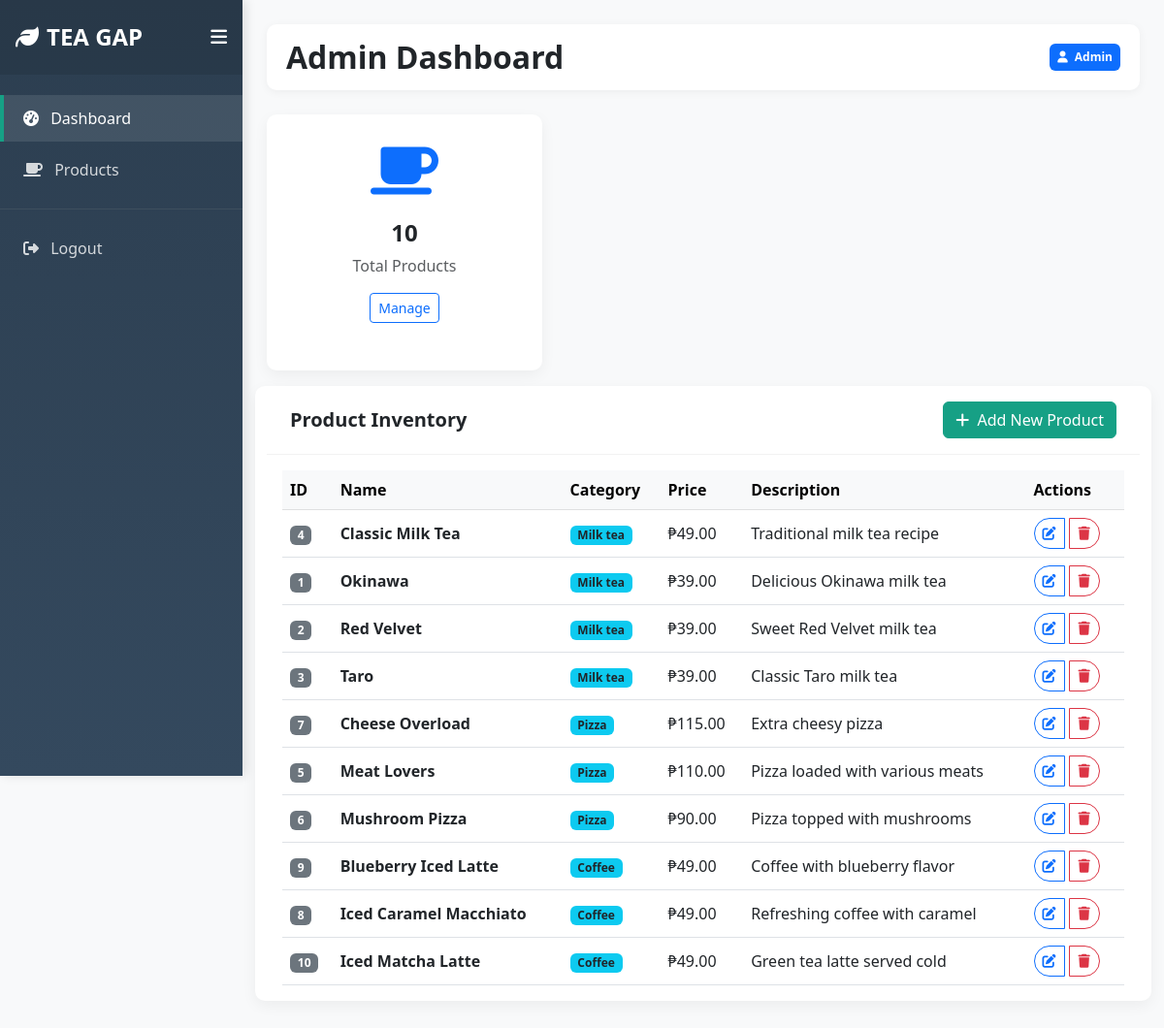
Screenshot of /admin/dashboard.php (signed in) with the database file from the repository.
### tables this page shows
CREATE TABLE IF NOT EXISTS products (
    product_id INT AUTO_INCREMENT PRIMARY KEY,
    name VARCHAR(100) NOT NULL,
    description TEXT,
    price DECIMAL(10, 2) NOT NULL,
    category ENUM('milk_tea', 'pizza', 'coffee') NOT NULL,
    image_path VARCHAR(255),
    created_at TIMESTAMP DEFAULT CURRENT_TIMESTAMP
);

### admin/dashboard.php (the view, shortened to what this page needs)
<?php
require_once('../config/db_connect.php');
$stmt = $conn->prepare("SELECT * FROM products ORDER BY category, name");
$stmt->execute();
$result = $stmt->get_result();
$products = array();
while ($row = $result->fetch_assoc()) {
    $products[] = $row;
}
?>
<!DOCTYPE html>
<html lang="en">
<head>
    <link href="https://cdn.jsdelivr.net/npm/bootstrap@5.3.0/dist/css/bootstrap.min.css" rel="stylesheet">
    <link rel="stylesheet" href="https://cdnjs.cloudflare.com/ajax/libs/font-awesome/6.4.0/css/all.min.css">
</head>
<body>
    <div class="container-fluid p-0">
        <div class="row g-0">
            <div class="col-auto sidebar" id="sidebar">
                <div class="brand-wrapper">
                    <h4 class="text-white mb-0 fw-bold brand-text"><i class="fas fa-leaf me-2"></i>TEA GAP</h4>
                    <button class="sidebar-toggle" id="sidebarToggle">
                        <i class="fas fa-bars"></i>
                    </button>
                </div>
                <div class="pt-3">
                    <a href="dashboard.php" class="sidebar-link active">
                        <i class="fas fa-tachometer-alt me-2"></i> <span>Dashboard</span>
                    </a>
                    <a href="manage_products.php" class="sidebar-link">
                        <i class="fas fa-coffee me-2"></i> <span>Products</span>
                    </a>
                    <div class="border-top my-3 border-secondary opacity-25"></div>
                    <a href="../logout.php" class="sidebar-link">
                        <i class="fas fa-sign-out-alt me-2"></i> <span>Logout</span>
                    </a>
                </div>
            </div>
            <div class="col content" id="content">
                <div class="dashboard-header d-flex justify-content-between align-items-center">
                    <h2 class="mb-0 fw-bold">Admin Dashboard</h2>
                    <div>
                        <span class="badge bg-primary p-2">
                            <i class="fas fa-user me-1"></i> <?php echo isset($_SESSION['admin_name']) ? $_SESSION['admin_name'] : 'Admin'; ?>
                        </span>
                    </div>
                </div>
                <div class="row mb-4">
                    <div class="col-md-4 mb-3">
                        <div class="card h-100">
                            <div class="card-body text-center p-4">
                                <div class="display-4 text-primary mb-3">
                                    <i class="fas fa-coffee"></i>
                                </div>
                                <h4 class="fw-bold"><?php echo count($products); ?></h4>
                                <p class="text-muted">Total Products</p>
                                <a href="manage_products.php" class="btn btn-sm btn-outline-primary">Manage</a>
                            </div>
                        </div>
                    </div>
                <div class="card">
                    <div class="card-header d-flex justify-content-between align-items-center bg-white">
                        <h5 class="mb-0 fw-bold">Product Inventory</h5>
                        <a href="add_product.php" class="btn btn-success">
                            <i class="fas fa-plus me-1"></i> Add New Product
                        </a>
                    </div>
                    <div class="card-body">
                        <div class="table-responsive">
                            <table class="table table-hover align-middle">
                                <thead class="table-light">
                                    <tr>
                                        <th>ID</th>
                                        <th>Name</th>
                                        <th>Category</th>
                                        <th>Price</th>
                                        <th>Description</th>
                                        <th>Actions</th>
                                    </tr>
                                </thead>
                                <tbody>
                                    <?php foreach ($products as $product): ?>
                                    <tr>
                                        <td><span class="badge bg-secondary"><?php echo $product['product_id']; ?></span></td>
                                        <td><strong><?php echo $product['name']; ?></strong></td>
                                        <td><span class="badge bg-info text-dark"><?php echo ucfirst(str_replace('_', ' ', $product['category'])); ?></span></td>
                                        <td>₱<?php echo number_format($product['price'], 2); ?></td>
                                        <td><?php echo substr($product['description'], 0, 50) . (strlen($product['description']) > 50 ? '...' : ''); ?></td>
                                        <td>
                                            <div class="btn-group">
                                                <a href="edit_product.php?id=<?php echo $product['product_id']; ?>" class="btn btn-sm btn-outline-primary action-btn">
                                                    <i class="fas fa-edit"></i>
                                                </a>
                                                <a href="#"
                                                   class="btn btn-sm btn-outline-danger action-btn"
                                                   data-delete-product
                                                   data-product-id="<?php echo $product['product_id']; ?>"
                                                   data-product-name="<?php echo htmlspecialchars($product['name']); ?>">
                                                    <i class="fas fa-trash"></i>
                                                </a>
                                            </div>
                                        </td>
                                    </tr>
                                    <?php endforeach; ?>
                                </tbody>
                            </table>
                        </div>
                    </div>
                </div>
            </div>
        </div>
    </div>
</body>
</html>

### admin/dashboard.php (style rules this page uses)
:root { --primary-color: #2c3e50; --secondary-color: #34495e; --accent-color: #16a085; --light-bg: #f8f9fa; }
body { background-color: var(--light-bg); font-family: 'Segoe UI', Tahoma, Geneva, Verdana, sans-serif; }
.sidebar { height: 100vh; position: fixed; background: linear-gradient(180deg, var(--primary-color) 0%, var(--secondary-color) 100%); box-shadow: 4px 0 10px rgba(0, 0, 0, 0.1); transition: all 0.3s; z-index: 1000; width: 250px; }
.brand-wrapper { padding: 1.5rem 1rem; background-color: rgba(0, 0, 0, 0.1); display: flex; justify-content: space-between; align-items: center; }
.sidebar-toggle { color: white; background: transparent; border: none; font-size: 1.2rem; cursor: pointer; padding: 0; transition: all 0.3s; }
.sidebar-link { color: rgba(255, 255, 255, 0.8); text-decoration: none; padding: 12px 20px; display: block; transition: all 0.3s; border-left: 4px solid transparent; margin: 5px 0; white-space: nowrap; overflow: hidden; }
.sidebar-link:hover, .sidebar-link.active { background-color: rgba(255, 255, 255, 0.1); color: white; border-left: 4px solid var(--accent-color); }
.content { margin-left: 250px; padding: 25px; transition: all 0.3s; }
.card { border-radius: 10px; box-shadow: 0 5px 15px rgba(0, 0, 0, 0.05); border: none; margin-bottom: 25px; }
.card-header { background: white; border-bottom: 1px solid rgba(0, 0, 0, 0.05); border-top-left-radius: 10px !important; border-top-right-radius: 10px !important; padding: 1rem 1.5rem; }
.table { margin-bottom: 0; }
.btn-success { background-color: var(--accent-color); border-color: var(--accent-color); }
.action-btn { margin-right: 5px; border-radius: 50%; width: 32px; height: 32px; padding: 0; display: inline-flex; align-items: center; justify-content: center; transition: all 0.3s; }
.dashboard-header { background-color: white; border-radius: 10px; padding: 15px 20px; margin-bottom: 25px; box-shadow: 0 2px 10px rgba(0, 0, 0, 0.05); }

### rows the page displays
products: product_id "4", name "Classic Milk Tea", category "Milk tea", price "49.00", description "Traditional milk tea recipe"
products: product_id "1", name "Okinawa", category "Milk tea", price "39.00", description "Delicious Okinawa milk tea"
products: product_id "2", name "Red Velvet", category "Milk tea", price "39.00", description "Sweet Red Velvet milk tea"
products: product_id "3", name "Taro", category "Milk tea", price "39.00", description "Classic Taro milk tea"
products: product_id "7", name "Cheese Overload", category "Pizza", price "115.00", description "Extra cheesy pizza"
products: product_id "5", name "Meat Lovers", category "Pizza", price "110.00", description "Pizza loaded with various meats"
products: product_id "6", name "Mushroom Pizza", category "Pizza", price "90.00", description "Pizza topped with mushrooms"
products: product_id "9", name "Blueberry Iced Latte", category "Coffee", price "49.00", description "Coffee with blueberry flavor"
products: product_id "8", name "Iced Caramel Macchiato", category "Coffee", price "49.00", description "Refreshing coffee with caramel"
products: product_id "10", name "Iced Matcha Latte", category "Coffee", price "49.00", description "Green tea latte served cold"

### other values shown
count($products) "10"
